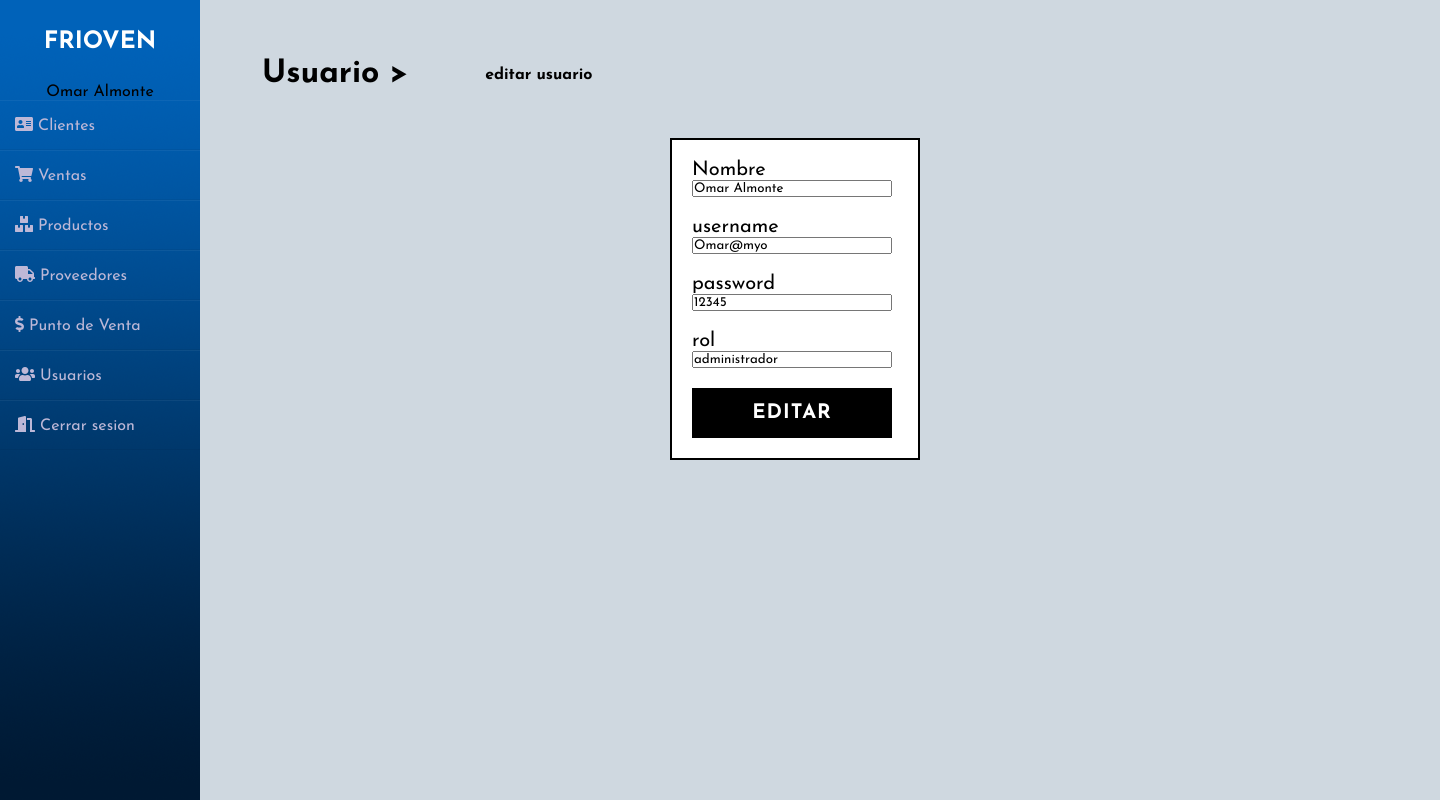
Page /u_usuario.php?id=1 (signed in) on the committed database.
### tables this page shows
CREATE TABLE `usuario` (
  `idusuario` int(11) NOT NULL,
  `fullname` varchar(255) NOT NULL,
  `username` varchar(255) NOT NULL,
  `password` varchar(255) NOT NULL,
  `rol` varchar(50) NOT NULL
);

### back/filluu.php (called while the page is built, shortened)
<?php
include 'conexion.php';
  $idc = $_GET["id"];
  $q = "SELECT fullname,username,password,rol FROM usuario WHERE idusuario = $idc;";
  $e = mysqli_query($con,$q);
  $contador = mysqli_num_rows($e);
  if ($contador > 0) {
        while ($datos = mysqli_fetch_array($e)) {
            $fullname = $datos['fullname'];
            $username = $datos['username'];
            $password = $datos['password'];
            $rol = $datos['rol'];
        }
   }
?>

### u_usuario.php (the view, shortened to what this page needs)
<?php
  include 'links/u_clientelinks.php';
  include 'back/filluu.php';
  $idc = $_GET["id"];
?>
<!DOCTYPE html>
<html>
<head>
</head>
<body>
	<div class="wrapper">
    <?php
    include 'links/sidebar.php';
    ?>
    <div class="main_content">
    <h1 class="black down"><a class="black" href="usuario.php">Usuario</a> ></h1>
    <h4 class="downr2">editar usuario</h4>
    <div class="downp">
    	<div class="frm_registrar">
			<form method="post" action="back/b_uusuario.php?ic=<?php echo $idc ?>">
				<label>Nombre</label>
                <br>
    			<input name="fullname" type="text" class="iwi" placeholder="Nombre de usuario" value = "<?php echo $fullname?>" required>
                <br><br>
    			<label>username</label>
                <br>
    			<input name="username"type="text" class="iwi" placeholder="username" value = "<?php echo $username?>"  required>
				<br><br>
				<label>password</label>
                <br>
    			<input name="password" type="text" class="iwi" placeholder="password" value = "<?php echo $password?>"  required>
                <br><br>
    			<label>rol</label>
                <br>
    			<input name="rol" type="text" class="iwi" value = "<?php echo $rol?>"  required>
    			<br><br>
    			<input type="submit" class="iwi btn btn-2" value="Editar">
		  	</form>
        </div>
    	</div>
</body>
</html>

### css/cssgeneral.css (style rules this page uses)
.down { transform: translate(5%, 180%); }
.downr2 { transform: translate(23%, 220%); }
* { outline:none !important; }
a { text-decoration: none !important;outline: none !important; }
.downp { margin-left: 70px; margin-top: 90px; font-size: 20px; }

### css/botones.css (style rules this page uses)
.btn { border: none; font-size: 20px; color: inherit; background: none; cursor: pointer; padding: 15px 40px; text-transform: uppercase; letter-spacing: 1px; font-weight: 700; outline: none; -webkit-transition: all 0.3s; -moz-transition: all 0.3s; transition: all 0.3s; }
.btn:after { content: ''; position: absolute; z-index: -1; -webkit-transition: all 0.3s; -moz-transition: all 0.3s; transition: all 0.3s; }
.btn:before { speak: none; font-style: normal; font-weight: normal; font-variant: normal; text-transform: none; line-height: 1; position: relative; -webkit-font-smoothing: antialiased; }
.btn-2 { background: black; color: #fff; }
.btn-2:before { position: absolute; height: 100%; left: 0; top: 0; line-height: 3; font-size: 140%; width: 60px; }

### css/form.css (style rules this page uses)
.frm_registrar { padding: 20px; border: 2px solid black; width: 250px; margin-left: 400px; background: white; font-size: 20px; margin-top: 3px; }
.iwi { width: 200px; }

### css/sidebar.css (style rules this page uses)
* { margin: 0; padding: 0; box-sizing: border-box; list-style: none; text-decoration: none; font-family: 'Josefin Sans', sans-serif; }
body { background-color: #00325e30; }
.wrapper { display: flex; position: relative; }
.wrapper .main_content { width: 100%; margin-left: 200px; }

### rows in the picture
usuario: fullname "Omar Almonte", username "Omar@myo", password "12345", rol "administrador"

### other values in the picture
$fn "Omar Almonte"
